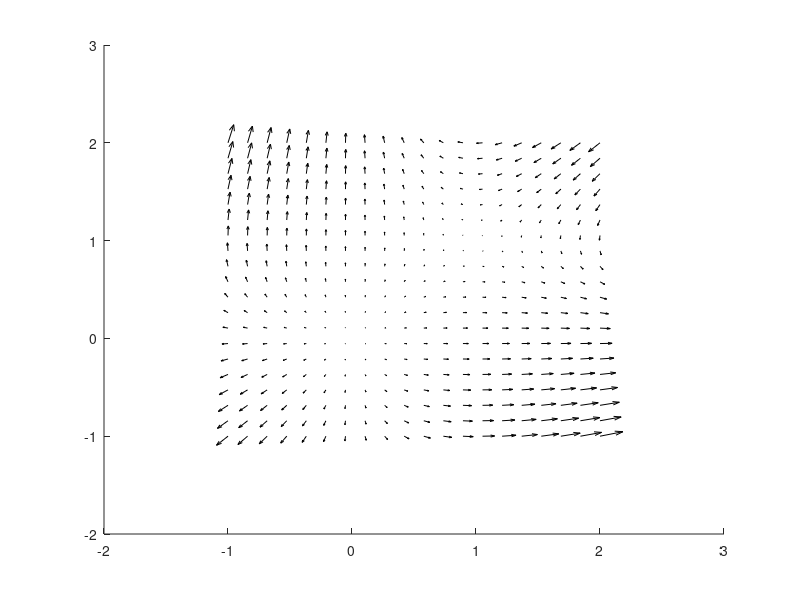

Write the MATLAB code that produced this figure. (Note: this script raises an error after producing the figure.)
clear
close all

u_min = -1;
u_max = 2;
v_min = -1;
v_max = 2;
detail = 20;

f = @(t,W) [W(1)*(1-W(2)); W(2)*(1-W(1))];
u_dom = linspace(u_min, u_max, detail);
v_dom = linspace(v_min, v_max, detail);

[x,y] = meshgrid(u_dom,v_dom);

u = zeros(size(x));
v = zeros(size(y));

t=0;
for i=1:numel(x)
    Wprime = f(t, [x(i), y(i)]);
    u(i) = Wprime(1);
    v(i) = Wprime(2);
end
fig=figure();
quiver(x,y,u,v,'k', 'Alignment','center');
axis tight equal
hold on
yline(0, 'r--')
yline(1, 'b--')
xline(0, 'b--')
xline(1, 'r--')



u0s = [0.009 0.01 0.01 0.01 -0.01 -0.01 2.1 2];
v0s = [0.01 0.009 0.01 -0.01 0.01 -0.01 2 2.1];

for i=1:length(u0s)
    u0 = u0s(i);
    v0 = v0s(i);
    [ts,ys] = ode45(f, [0,10], [u0 v0]);
    plot(ys(:,1), ys(:,2));
end

plot(0,0, 'r.', 'MarkerSize',20)
plot(1,1, 'b.', 'MarkerSize',20)

xlim([u_min u_max])
ylim([v_min v_max])
xlabel('u')
ylabel('v')
title("Phase Portrait")
hold off